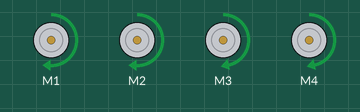
This sketch was run on a simulated Arduino Uno, built with avr-gcc and run on an emulated ATmega328P. On the bench: 4 × DC motor (green arrow = forward, orange = backward, longer = faster).

Above: at 0.1 s.
Timing chart, 0 to 1.6 s (numbered marks = the images above):
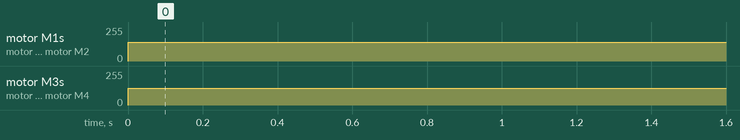

Measured:
- by itself, motor M1, motor M2: stopped → forward 140/255 at 0.00 s
- by itself, motor M3, motor M4: stopped → forward 125/255 at 0.00 s

The sketch:

carproject_1.ino
```cpp
// Include additional software library to control the motor shield:
#include <Adafruit_MotorShield.h>  // Libary for motor shield

// Create motor-shield object with the default I2C address:
Adafruit_MotorShield myMotorShield = Adafruit_MotorShield();

//
// Assign Adafruit_DCMotor objects to the 4 'ports' (connections) on the
// motor shield. The numbering of these motors assumes that the motors on left of car are
// wired to 'M1' and 'M2' on the Motor Shield, and the motors on right of car are wired to
// 'M3' and 'M4'. (It's OK to deviate from this convention, but you'll have to modify the
// 'turn_left' and 'turn_right' functions below.)
//
Adafruit_DCMotor *Motor_A = myMotorShield.getMotor(1); // Assign 'Motor_A' to 'port' M1 on motor shield
Adafruit_DCMotor *Motor_B = myMotorShield.getMotor(2); // Assign 'Motor_B' to 'port' M2 on motor shield
Adafruit_DCMotor *Motor_C = myMotorShield.getMotor(3); // Assign 'Motor_C' to 'port' M3 on motor shield
Adafruit_DCMotor *Motor_D = myMotorShield.getMotor(4); // Assign 'Motor_D' to 'port' M4 on motor shield

void setup()
{
  // Tell the motor shield to begin talking to the Arduino microcontroller (using
  // the default PWM frequency of 1.6 kHz):
  myMotorShield.begin();

  // Set the speed of the motors. Range is 0 (minimum) to 255 (max):
  Motor_A->setSpeed(140);
  Motor_B->setSpeed(140);
  Motor_C->setSpeed(125);
  Motor_D->setSpeed(125);
}

void loop()
{
  // Turn on all 4 motors in the FORWARD direction for 3 seconds:
  Motor_A->run(FORWARD);
  Motor_B->run(FORWARD);
  Motor_C->run(FORWARD);
  Motor_D->run(FORWARD);
  delay(5000);   // Delay 3 seconds while the motors run FORWARD


}
```
